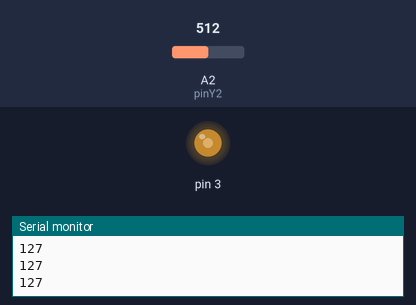
This sketch was run on a simulated Arduino Uno, built with avr-gcc and run on an emulated ATmega328P. Parts: output pins drawn as LEDs (lit = HIGH), the last lines printed to the serial monitor. The test bench sets the inputs (shaded band); at power-on: A2 (pinY2) = 512.

Above: at 1.2 s.
1.3 s: A2 (pinY2) set to 716
At 1.9 s:
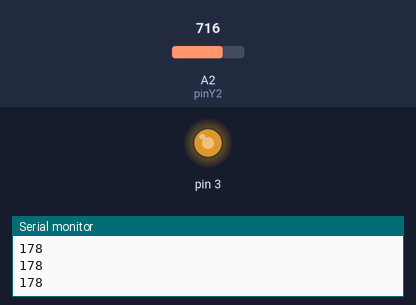
2.8 s: A2 (pinY2) set to 900
At 4.0 s:
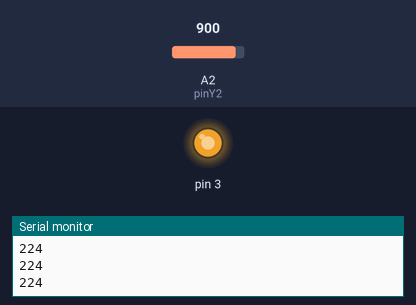
4.3 s: A2 (pinY2) set to 122
At 5.3 s:
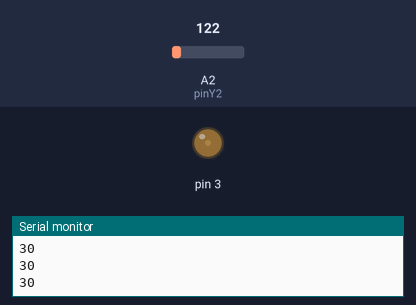
5.8 s: A2 (pinY2) set to 0
At 6.6 s:
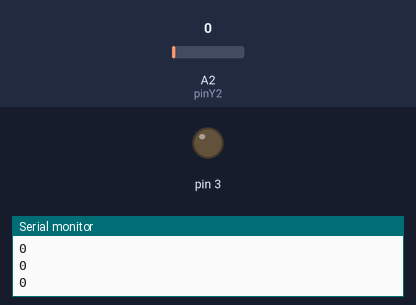
7.3 s: A2 (pinY2) set to 511
At 7.7 s:
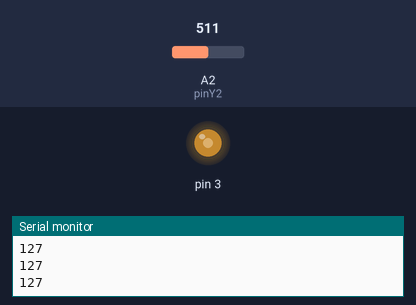
Timing chart, 0 to 9.8 s (numbered marks = the images above; inputs shaded):
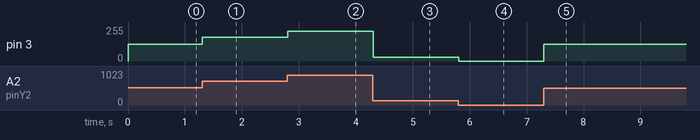

Measured:
- after the input at 1.3 s, pin 3: 127/255 → 178/255 at once
- after the input at 2.8 s, pin 3: 178/255 → 224/255 at once
- after the input at 4.3 s, pin 3: 224/255 → 30/255 at once
- after the input at 5.8 s, pin 3: 30/255 → 0/255 at once
- after the input at 7.3 s, pin 3: 0/255 → 127/255 at once

The sketch:

motor_test.ino
```cpp
#define pinY2 A2
void setup() {
  pinMode(3, OUTPUT);          // Инициализция портов на вход и выход
  pinMode(pinY2, INPUT);
  Serial.begin(9600);
}

void loop() {

  int Y2 = analogRead(pinY2);
  Y2 = map(Y2, 0, 1023, 0, 255); // функция map переводит один диапазон значений в другой (указанный)
  analogWrite(3, Y2);
  Serial.println(Y2);
  delay(10);
}
```
